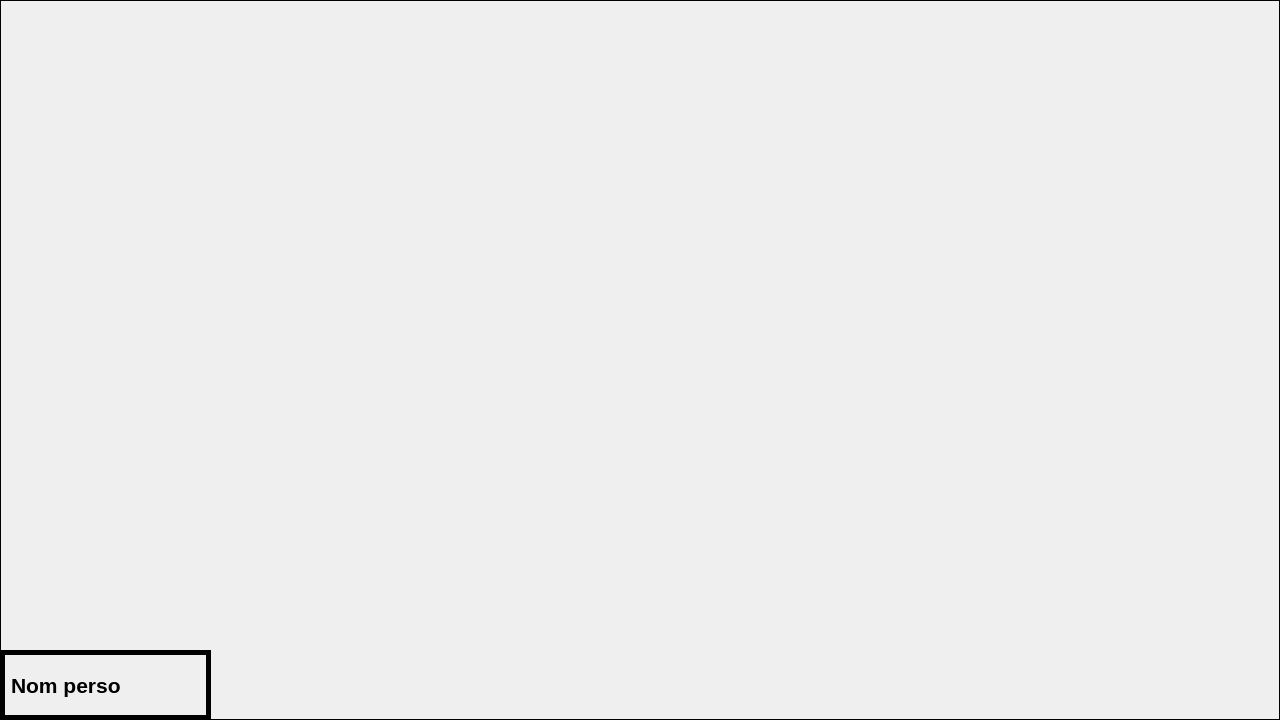
<?xml version="1.0" encoding="UTF-8"?>
<ui version="4.0">
 <class>Map</class>
 <widget class="QWidget" name="Map">
  <property name="geometry">
   <rect>
    <x>0</x>
    <y>0</y>
    <width>1280</width>
    <height>720</height>
   </rect>
  </property>
  <property name="windowTitle">
   <string>Form</string>
  </property>
  <widget class="QLabel" name="NomPerso">
   <property name="geometry">
    <rect>
     <x>0</x>
     <y>650</y>
     <width>211</width>
     <height>70</height>
    </rect>
   </property>
   <property name="font">
    <font>
     <pointsize>16</pointsize>
     <bold>true</bold>
    </font>
   </property>
   <property name="autoFillBackground">
    <bool>true</bool>
   </property>
   <property name="frameShape">
    <enum>QFrame::Shape::Box</enum>
   </property>
   <property name="lineWidth">
    <number>5</number>
   </property>
   <property name="text">
    <string>Nom perso</string>
   </property>
  </widget>
  <widget class="QLabel" name="BackGround">
   <property name="geometry">
    <rect>
     <x>0</x>
     <y>0</y>
     <width>1280</width>
     <height>720</height>
    </rect>
   </property>
   <property name="baseSize">
    <size>
     <width>100</width>
     <height>100</height>
    </size>
   </property>
   <property name="autoFillBackground">
    <bool>true</bool>
   </property>
   <property name="frameShape">
    <enum>QFrame::Shape::Box</enum>
   </property>
   <property name="text">
    <string/>
   </property>
   <property name="textFormat">
    <enum>Qt::TextFormat::PlainText</enum>
   </property>
   <property name="pixmap">
    <pixmap resource="Image.qrc">:/Decor/Image_Qt/Decor/School-Map-8bit.png</pixmap>
   </property>
   <property name="scaledContents">
    <bool>true</bool>
   </property>
  </widget>
  <zorder>BackGround</zorder>
  <zorder>NomPerso</zorder>
 </widget>
 <resources>
  <include location="Image.qrc"/>
 </resources>
 <connections/>
</ui>
